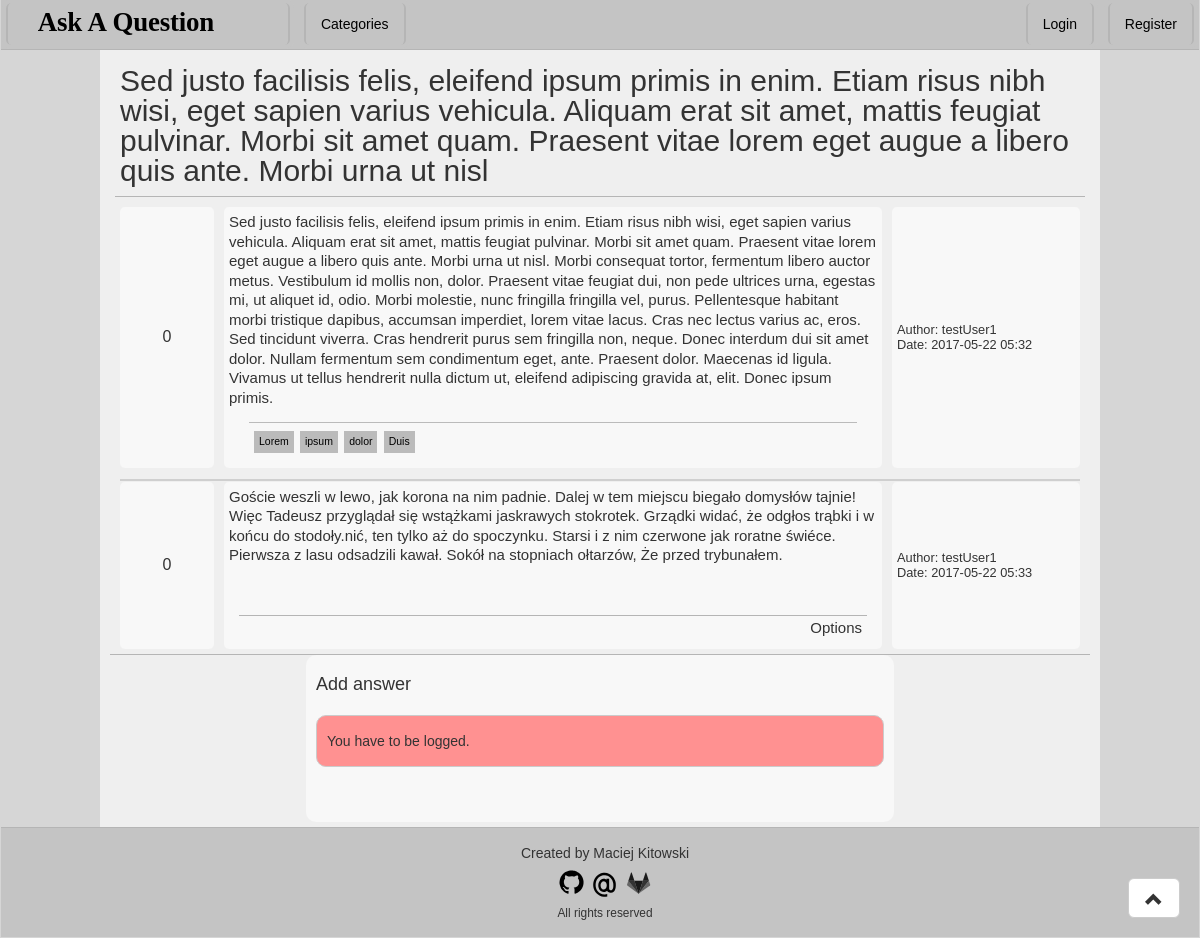
The app's page /question/94, older data.
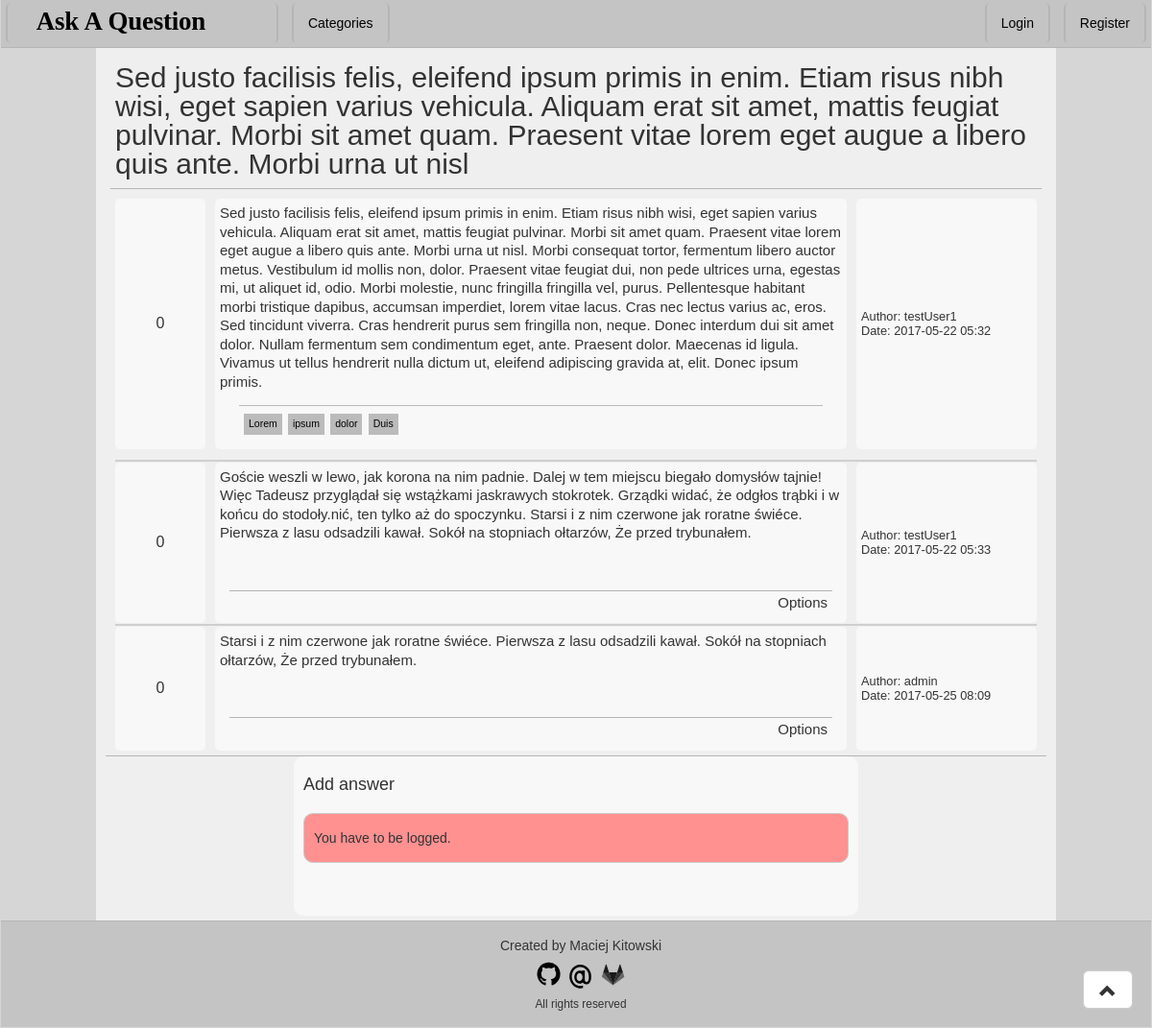
The same page, newer data.
### Question/models.py (models this page shows, shortened)
class Question(models.Model):
    author = models.ForeignKey(User)
    title = models.CharField('Title', max_length = 255)
    askDate = models.DateTimeField('Ask Date', auto_now_add=True)
    content = models.TextField('Content')
    categories = models.ManyToManyField(Category, verbose_name = 'Categories', blank = True)
    answers = models.ManyToManyField(Answer, verbose_name = 'Answers', blank = True)
    views = models.ManyToManyField(View, verbose_name = 'Views', blank = True)
    votes  = models.ManyToManyField(Vote, verbose_name = 'Votes', blank = True)
    def getRating(self):
        if self.votes.all().aggregate(Sum('vote')).get('vote__sum', 0) is None:
            return 0
        else:
            return self.votes.all().aggregate(Sum('vote')).get('vote__sum', 0)
    def getViews(self):
        return self.views.all().count()
    getRating.short_description = 'Votes'
    getViews.short_description = 'Views'
    class Meta:
        verbose_name = 'Question'
        verbose_name_plural = 'Questions'

class Category(models.Model):
    name = models.SlugField('Name')
    class Meta:
        verbose_name = 'Category'
        verbose_name_plural = 'Categories'
    def __unicode__(self):
        return self.name
    def countReferences(obj):
        return Question.objects.filter(categories__in=[obj]).count()
    countReferences.short_description = 'References'

class Answer(models.Model):
    author = models.ForeignKey(User)
    answerDate = models.DateTimeField('Answer Date', auto_now_add=True)
    content = models.TextField('Content')
    votes = models.ManyToManyField(Vote, verbose_name = 'Votes', blank = True)
    def getRating(self):
        if self.votes.all().aggregate(Sum('vote')).get('vote__sum', 0) is None:
            return 0
        else:
            return self.votes.all().aggregate(Sum('vote')).get('vote__sum', 0)
    getRating.short_description = 'Votes'
    class Meta:
        verbose_name = 'Answer'
        verbose_name_plural = 'Answers'

### Question/views.py (the view, shortened to what this page needs)
# urls.py: url(r'^question/(?P<pk>[\d]+)', views.QuestionView.as_view(), name='question'),
class QuestionView(generic.DetailView):
    template_name = 'question.html'
    model = models.Question
    def getIP(self):
        x_forwarded_for = self.request.META.get('HTTP_X_FORWARDED_FOR')
        if x_forwarded_for:
            ip = x_forwarded_for.split(',')[-1].strip()
        else:
            ip = self.request.META.get('REMOTE_ADDR')
        return ip
    def get_context_data(self, **kwargs):
        agent = self.request.META.get('HTTP_USER_AGENT')
        if self.request.user.is_authenticated():
            view = models.View.objects.create(user = self.request.user, useragent = agent, ip = self.getIP() )
        else:
            view = models.View.objects.create(useragent = agent, ip = self.getIP() )
        models.Question.objects.get(pk=self.kwargs['pk']).views.add(view)
        context = super(QuestionView, self).get_context_data(**kwargs)
        return context

### Question/templates/question.html (shortened to what this page needs)
{% extends 'base.html' %}
{% load staticfiles %}
{% block CSS %}
    <link rel="stylesheet" href="{% static 'css/question.css' %}">
{% endblock %}
{% block content %}
    <div id="question">
        <div id="title">
            {{ question.title }}
        </div>
        <table>
            <tr>
                <td class="votes">
                    {{ question.getRating }}
                </td>
                <td class="content">
                    {{ question.content }}
                    <div id="questionCategories">
                        {% for cat in question.categories.all %}
                            <a href = "/category/{{ cat }}/1" class = "category">{{ cat }}</a>
                        {% endfor %}
                    </div>
                </td>
                <td class="details">
                    <div class="author"> Author: {{ question.author }} </div>
                    <div class="date"> Date: {{ question.askDate|date:'Y-m-d H:i' }} </div>
                </td>
            </tr>
        </table>
    </div>
    <div id="answers">
        {% for ans in question.answers.all %}
            <table>
                <tr id="{{ forloop.counter }}">
                    {% if ans.getRating <= -5 %}
                        <td class="votes lowVote">
                    {% elif ans.getRating >= 5 %}
                        <td class="votes highVote">
                    {% else %}
                        <td class="votes">
                    {% endif %}
                        {{ ans.getRating }}<br/>
                    </td>
                    {% if ans.getRating <= -5 %}
                        <td class="content lowVote">
                    {% elif ans.getRating >= 5 %}
                        <td class="content highVote">
                    {% else %}
                        <td class="content">
                    {% endif %}
                        {{ ans.content }}
                        <div class="options">
                            Options
                        </div>
                    </td>
                    {% if ans.getRating <= -5 %}
                        <td class="details lowVote">
                    {% elif ans.getRating >= 5 %}
                        <td class="details highVote">
                    {% else %}
                        <td class="details">
                    {% endif %}
                        <div class="author"> Author: {{ ans.author }} </div>
                        <div class="date"> Date: {{ ans.answerDate|date:'Y-m-d H:i' }} </div>
                    </td>
                </tr>
                <hr/>
            </table>
        {% endfor %}
    </div>
    <div id="answerForm">
        <h4>Add answer</h4>
        {% if user.is_authenticated %}
            <form method="post" action="">
                {% csrf_token %}
                <div class="input-group">
                    <div class="input-group-addon"><i class="glyphicon glyphicon-pencil"></i></div>
                    <textarea class="form-control" rows="2" name="answer"></textarea>
                </div>
                <div class="SubmitButton">
                    <button type="submit" class="btn btn-primary" value="send">Send</button>
                </div>
            </form>
        {% else %}
            <div class="Error"> You have to be logged.</div>
        {% endif %}
    </div>
{% endblock %}

### Question/templates/base.html (shortened to what this page needs)
{% load staticfiles %}
<html>
    <head>
        <link rel="stylesheet" href="{% static 'bootstrap/css/bootstrap.min.css' %}">
        <link rel="stylesheet" href="{% static 'css/base.css' %}">
        {% block CSS %}{% endblock %}
    </head>
    <body>
        <div id="header">
            <a href="/" class="Button"><img src="{% static 'graphics/logo.svg' %}" width="250px" height="40px"></img></a>
            <a href="/categories" class="Button"> Categories </a>
            <div id="auth">
                {% if user.is_authenticated %}
                    <small>Logged as <b>{{ user.get_username }}</b></small>
                    {% if request.user.is_staff %}
                        <a href="/admin" class="Button">Admin</a>
                    {% endif %}
                    <a href="/logout" class="Button">Logout</a>
                    {% else %}
                      <a href="/login" class="Button">Login</a>
                      <a href="/register" class="Button">Register</a>
                {% endif %}
            </div>
        </div>
        <div id="mainContent">
            {% block content %}
            {% endblock %}
        </div>
        <a href="#" class="btn btn-default btn-lg" role="button" id="backToTop"><span class="glyphicon glyphicon-chevron-up"></span></a>
        <div id="footer">
            Created by Maciej Kitowski <br/>
            <a href = "https://github.com/MaciejKitowski"><small><img src="{% static 'graphics/github.svg' %}" width="30px"></img></small></a>
            <a href = "mailto:MaciejKitowski&#64;hotmail.com"><small><img src="{% static 'graphics/email.svg' %}" width="30px"></img></small></a>
            <a href = "https://gitlab.com/Horunkan"><small><img src="{% static 'graphics/gitlab.svg' %}" width="30px"></img></small></a> <br/>
            <small>All rights reserved</small>
        </div>
    </body>
</html>

### static/css/base.css (style rules this page uses)
body { font-family: Verdana, Geneva, Tahoma, sans-serif; background-color: #D6D6D6; }
#header { height: 50px; margin: 0px 1px 0px 1px; background-color: #C4C4C4; border-bottom: 1px solid #B5B5B5; }
.Button { vertical-align: bottom; margin: 3px 5px 0px 5px; padding: 0px 15px 0px 15px; display:inline-block; height: 42px; line-height: 42px; background-color: #C4C4C4; outline: 4px solid #C4C4C4; border-bottom: 0px solid white; border-top: 0px solid white; border-left: 2px solid #B5B5B5; border-right: 2px solid #B5B5B5; color: black; text-align: center; text-decoration: none; border-radius: 5px; }
#auth { float: right; line-height: 42px; }
#mainContent { float: center; padding: 1px 10px 5px 10px; margin: 0px 100px 0px 100px; background-color: #EFEFEF; }
#mainContent table { width: 100%; }
#mainContent tr { border-bottom: 1px solid #B5B5B5; background-color: #EFEFEF; }
#mainContent td { text-align: center; height: 70px; }
#backToTop { cursor: pointer; position: fixed; bottom: 20px; right: 20px; }
#footer { padding: 15px 0px 15px 10px; margin: 0px 1px 1px 1px; background-color: #C4C4C4; border-top: 1px solid #B5B5B5; text-align: center; }

### static/css/question.css (style rules this page uses)
#question { padding-bottom: 5px; }
#title { font-size: 30px; border-bottom: 1px solid #B5B5B5; margin: 15px 5px 10px 5px; padding: 0px 5px 10px 5px; line-height: 100%; font-family: Arial, Helvetica, sans-serif; }
#mainContent table { border-collapse: separate; border-spacing: 10px 0px; }
#mainContent hr { border: 1px solid #CFCFCF; margin: 1px 10px 1px 10px; }
#mainContent td { text-align: left; border-radius: 5px; }
#mainContent td.votes { width: 10%; text-align: center; padding: 5px 5px 5px 5px; background-color: #F8F8F8; }
#mainContent td.content { width: 70%; font-size: 15px; line-height: 130%; padding: 5px 5px 5px 5px; background-color: #F8F8F8; vertical-align: top; }
#questionCategories { border-top: 1px solid #BBBBBB; margin: 15px 20px 5px 20px; padding: 5px 5px 5px 5px; }
#questionCategories a.category { display:inline-block; margin-top: 3px; margin-right: 2px; padding: 1px 5px 1px 5px; background-color: #BBBBBB; text-decoration: none; color: black; font-size: 70%; }
#mainContent td.details { font-size: 80%; width: 20%; padding: 5px 5px 5px 5px; background-color: #F8F8F8; }
#answers { border-bottom: 1px solid #B5B5B5; padding-top: 5px; padding-bottom: 5px; }
#answerForm { margin: 0px 20% 0px 20%; padding: 10px 10px 35px 10px; background-color: #F8F8F8; border-radius: 10px; }
.Error { padding: 0 10px 0 10px; margin: 20px auto 20px auto; line-height: 50px; background-color: #ff9191; border-radius: 10px; border: 1px solid #CBCBCB; }
#answers .options { text-align: right; padding: 2px 5px 2px 5px; margin: 50px 10px 5px 10px; border-top: 1px solid #B5B5B5; }

Row changes from the older to the newer data that the page shows:
added Answer: getRating "0", content "Starsi i z nim czerwone jak roratne świéce. Pierwsza z lasu odsadzili kawał. Sokół na stopniach ołtarzów, Że przed trybunałem.", author "admin", answerDate "2017-05-25 08:09"
